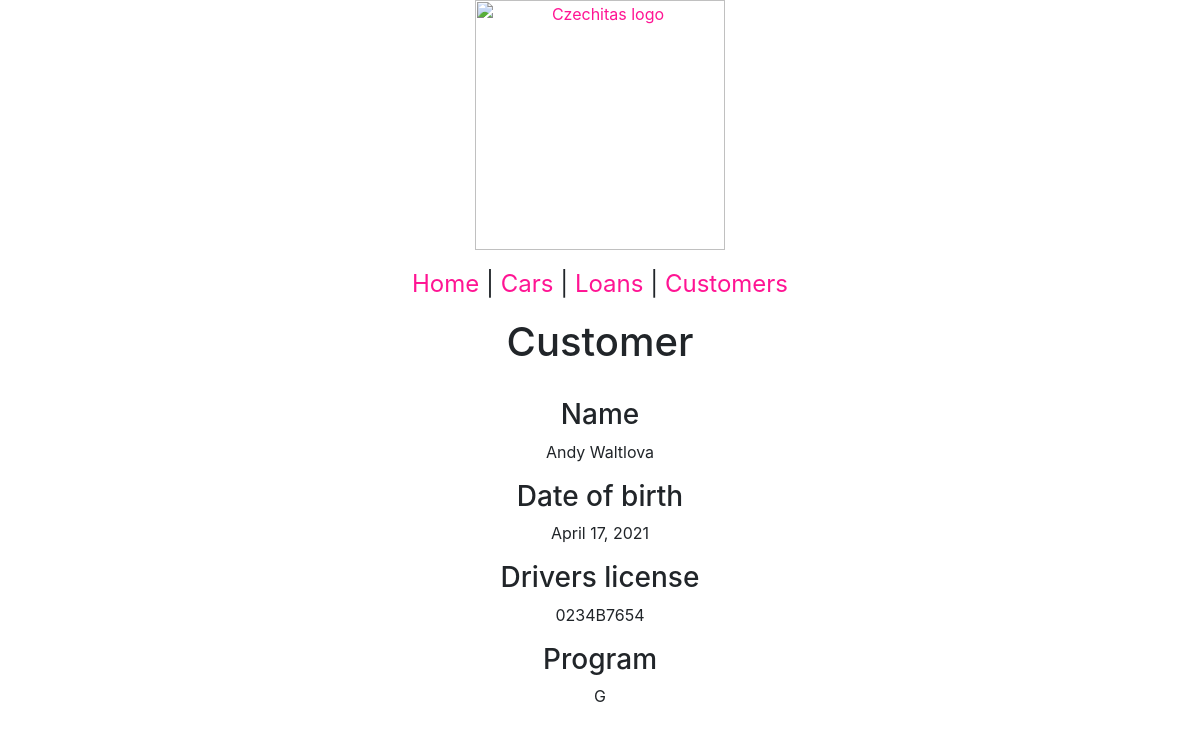
Screenshot of /catalog/customers/1 with the database file from the repository.
### catalog/models.py (models this page shows, shortened)
class Customer(models.Model):
    PROGRAMS = (
        ('R', 'Regular'),
        ('G', 'Gold'),
        ('P', 'Platinum'),
    )
    first_name = models.CharField(max_length=100)
    last_name = models.CharField(max_length=100)
    driver_license_number = models.CharField(max_length=100)
    date_of_birth = models.DateField()
    program = models.CharField(max_length=20, choices=PROGRAMS, null=True)

### catalog/views.py (the view)
# urls.py: path('customers/<int:pk>', views.CustomerDetailView.as_view(), name='customer_detail'),
class CustomerDetailView(DetailView):
    model = models.Customer
    template_name = "customer_detail.html"

### catalog/templates/customer_detail.html
{% extends "base.html" %}
{% block content %}
<h1>Customer</h1>
<br>
<h3>Name</h3>
<p>{{object.first_name}} {{object.last_name}}</p>
<h3>Date of birth</h3>
<p>{{object.date_of_birth}}</p>
<h3>Drivers license</h3>
<p>{{object.driver_license_number}}</p>
<h3>Program</h3>
<p>{{object.program}}</p>
{% endblock %}

### catalog/templates/base.html (style rules this page uses)
h1, h2, h3, h5, p { text-align: center; }

### rows the page displays
Customer: first_name "Andy", last_name "Waltlova", date_of_birth "April 17, 2021", driver_license_number "0234B7654", program "G"
